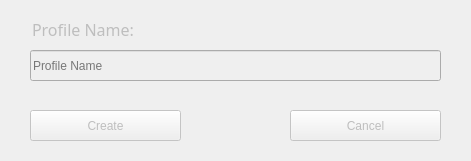
   <widget class="QWidget" name="profile_create_window" native="true">
    <property name="enabled">
     <bool>false</bool>
    </property>
    <property name="geometry">
     <rect>
      <x>290</x>
      <y>270</y>
      <width>471</width>
      <height>161</height>
     </rect>
    </property>
    <property name="styleSheet">
     <string notr="true"/>
    </property>
    <widget class="QLineEdit" name="profile_name">
     <property name="geometry">
      <rect>
       <x>30</x>
       <y>50</y>
       <width>411</width>
       <height>31</height>
      </rect>
     </property>
     <property name="styleSheet">
      <string notr="true"/>
     </property>
     <property name="placeholderText">
      <string>Profile Name</string>
     </property>
    </widget>
    <widget class="QPushButton" name="create_profile_btn">
     <property name="geometry">
      <rect>
       <x>30</x>
       <y>110</y>
       <width>151</width>
       <height>31</height>
      </rect>
     </property>
     <property name="cursor">
      <cursorShape>PointingHandCursor</cursorShape>
     </property>
     <property name="text">
      <string>Create</string>
     </property>
    </widget>
    <widget class="QPushButton" name="cancel_profile_btn">
     <property name="geometry">
      <rect>
       <x>290</x>
       <y>110</y>
       <width>151</width>
       <height>31</height>
      </rect>
     </property>
     <property name="cursor">
      <cursorShape>PointingHandCursor</cursorShape>
     </property>
     <property name="text">
      <string>Cancel</string>
     </property>
    </widget>
    <widget class="QLabel" name="label_profile_name">
     <property name="geometry">
      <rect>
       <x>32</x>
       <y>19</y>
       <width>130</width>
       <height>21</height>
      </rect>
     </property>
     <property name="font">
      <font>
       <family>Segoe UI Variable</family>
       <pointsize>12</pointsize>
       <weight>50</weight>
       <italic>false</italic>
       <bold>false</bold>
      </font>
     </property>
     <property name="styleSheet">
      <string notr="true">border: 0px</string>
     </property>
     <property name="text">
      <string>Profile Name:</string>
     </property>
    </widget>
   </widget>
